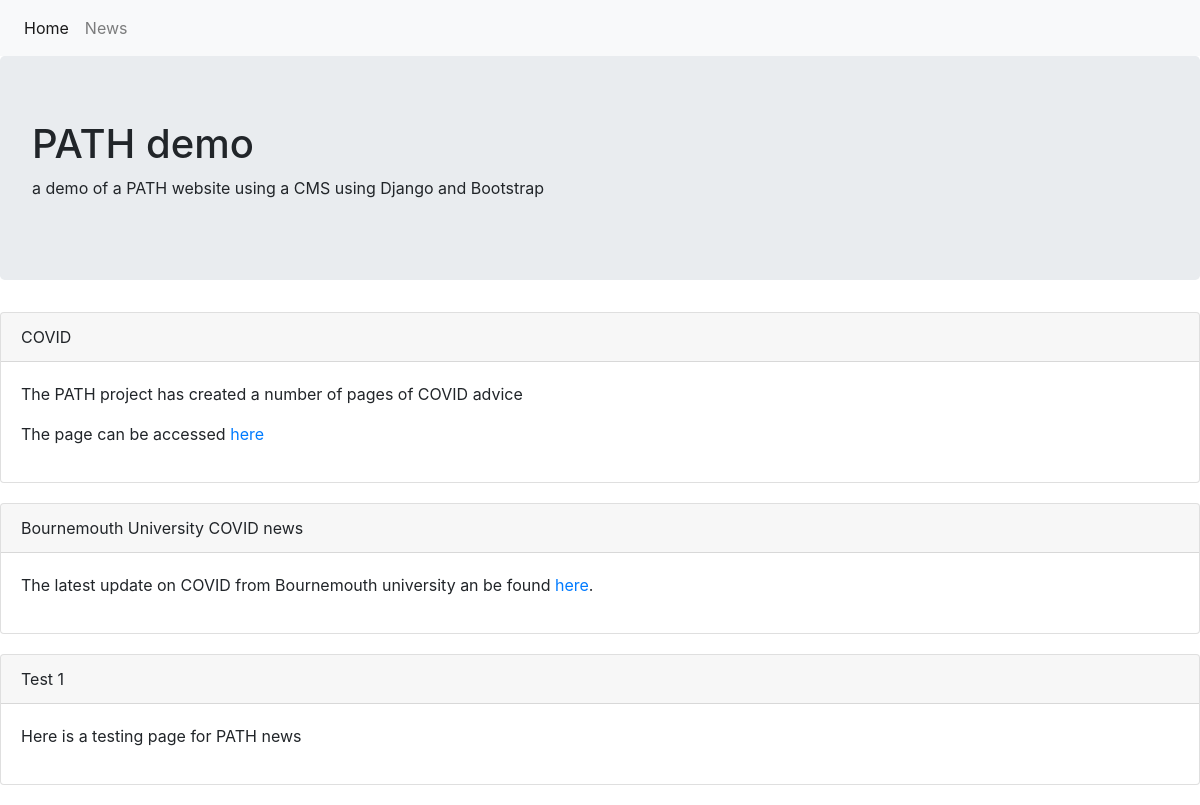
Page /news/ on the committed database.
### main/models.py (models this page shows, shortened)
class News(models.Model):
    news_title = models.CharField(max_length=200)
    news_content = models.TextField()
    news_published = models.DateTimeField("data published", default = datetime.now())

### main/views.py (the view)
# urls.py: path("news/",views.newspage, name="newspage"),
def newspage(request):
    return render(request = request,
                    template_name = "main/news.html",
                    context={"news": News.objects.all})

### main/templates/main/news.html
{% extends 'main/header.html' %}
{% block content %}
    {% for n in news %}
    <div class="card" style="margin-bottom:20px">
        <div class="card-header">{{n.news_title}}</div>
        <div class="card-body">{{n.news_content|safe}}</div>
    </div >
    {% endfor %}
{% endblock %}

### main/templates/main/header.html (shortened to what this page needs)
<!DOCTYPE html>
<html lang="en">
<head>
  <link rel="stylesheet" href="https://maxcdn.bootstrapcdn.com/bootstrap/4.5.0/css/bootstrap.min.css">
</head>
<body>
<nav class="navbar navbar-expand-sm bg-light navbar-light">
  <ul class="navbar-nav">
    <li class="nav-item active">
      <a class="nav-link" href="/">Home</a>
    </li>
    <li class="nav-item">
      <a class="nav-link" href="/news">News</a>
    </li>
  </ul>
</nav>
    <div class="jumbotron">
  <h1>PATH demo</h1>
  <p>a demo of a PATH website using a CMS using Django and Bootstrap</p>
</div>
  {% block content %}
  {% endblock %}
</body>
</html>

### rows in the picture
News: news_title "COVID", news_content "The PATH project has created a number of pages of COVID advice The page can be accessed here"
News: news_title "Bournemouth University COVID news", news_content "The latest update on COVID from Bournemouth university an be found here ."
News: news_title "Test 1", news_content "Here is a testing page for PATH news"
